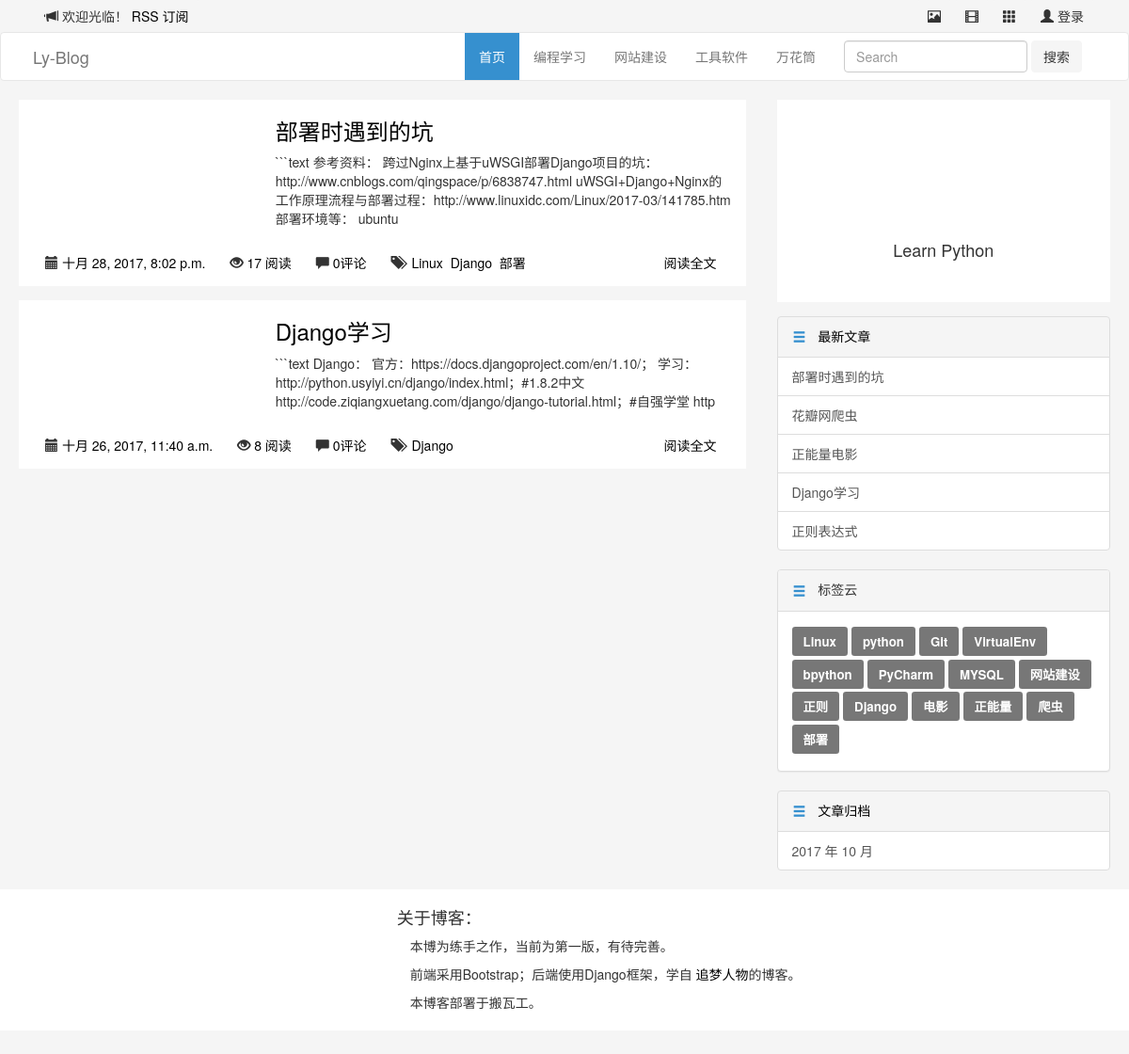
Page /tag/14/ on the committed database.
### blog/models.py (models this page shows, shortened)
@python_2_unicode_compatible
class Category(models.Model):
    name = models.CharField(max_length=100)

@python_2_unicode_compatible
class Article(models.Model):
    title = models.CharField(max_length=70)
    body = models.TextField()
    created_time = models.DateTimeField()
    modified_time = models.DateTimeField()
    excerpt = models.CharField(max_length=200, blank=True)
    category = models.ForeignKey(Category)
    tags = models.ManyToManyField(Tag, blank=True)
    author = models.ForeignKey(User)
    views = models.PositiveIntegerField(default=0)
    def get_absolute_url(self):
        return reverse('blog:detail', kwargs={'pk': self.pk})
    class Meta:
        ordering = ['-created_time']

@python_2_unicode_compatible
class Tag(models.Model):
    name = models.CharField(max_length=100)

### blog/views.py (the view)
# urls.py: url(r'^tag/(?P<pk>[0-9]+)/$', views.TagView.as_view(), name='tag'),
class TagView(IndexView):
    def get_queryset(self):
        tag = get_object_or_404(Tag, pk=self.kwargs.get('pk'))
        return super(TagView, self).get_queryset().filter(tags=tag)

### blog/templatetags/blog_tags.py (called while the page is built)
@register.simple_tag
def get_recent_articles(num=5):
    return Article.objects.all().order_by('-created_time')[:num]

@register.simple_tag
def archives():
    return Article.objects.dates('created_time', 'month', order='DESC')

@register.simple_tag
def get_categories():
    return Category.objects.annotate(num_articles=Count('article')).filter(num_articles__gt=0)

@register.simple_tag
def get_tags():
    return Tag.objects.annotate(num_articles=Count('article')).filter(num_articles__gt=0)

### blog/views.py (called while the page is built, shortened)
    def get_context_data(self, **kwargs):
        context = super().get_context_data(**kwargs)
        paginator = context.get('paginator')
        page = context.get('page_obj')
        is_paginated = context.get('is_paginated')
        pagination_data = self.pagination_data(paginator, page, is_paginated)
        context.update(pagination_data)
        return context

    def pagination_data(self, paginator, page, is_paginated):
        if not is_paginated:
            return {}

### templates/blog/index.html (shortened to what this page needs)
{% extends 'base.html' %}
{% block main %}
  <div class="row">
    {% for article in article_list %}
      <div class="col-xs-12 blog-default blog-height-3">
      <div class="row">
        <div class="col-sm-4">
        </div>
        <div class="col-sm-8">
          <h3 class="blog-head"><a href="{{ article.get_absolute_url }}">{{ article.title }}</a></h3>
          <p>{{ article.body|truncatechars:200 }}</p>
        </div>
        <div class="col-sm-12 blog-btn-1">
          <button type="button" class="btn btn-default blog-btn-2 pull-left">
            <span class="glyphicon glyphicon-calendar" aria-hidden="true"></span>
            <a href="{% url 'blog:archives' article.created_time.year article.created_time.month %}">{{ article.created_time }}</a>
          </button>
          <button type="button" class="btn btn-default blog-btn-2 pull-left">
            <span class="glyphicon glyphicon-eye-open" aria-hidden="true"></span>
            <a href="#">{{ article.views }} 阅读</a>
          </button>
          <button type="button" class="btn btn-default blog-btn-2 pull-left">
            <span class="glyphicon glyphicon-comment" aria-hidden="true"></span>
            <a href="{{ article.get_absolute_url }}">{{ article.comment_set.count }}评论</a>
          </button>
          <button type="button" class="btn btn-default blog-btn-2 pull-left">
            <span class="glyphicon glyphicon-tags" aria-hidden="true"></span>
            {% for tag in article.tags.all %}
              <a href="{% url 'blog:tag' tag.pk %}">&nbsp{{ tag.name }}</a>
            {% endfor %}
          </button>
          <button type="button" class="btn btn-default blog-btn-2 pull-right">
            <a href="{{ article.get_absolute_url }}">阅读全文</a>
          </button>
        </div>
      </div>
    </div>
    {% empty %}
      暂时还没有发布的文章！
    {% endfor %}
    <div class="col-xs-12 col-sm-8 col-sm-offset-4 ">
      <nav aria-label="Page navigation">
        <br>
      </nav>
    </div>
  </div>
{% endblock main %}

### templates/base.html (shortened to what this page needs)
{% load staticfiles %}
{% load blog_tags %}
<!DOCTYPE html>
<html lang="zh-CN">
  <head>
    <link href="https://cdn.bootcss.com/bootstrap/3.3.7/css/bootstrap.min.css" rel="stylesheet">
    <link rel="stylesheet" href="{% static 'blog/css/blog_base.css' %}">
    <link rel="stylesheet" href="{% static 'blog/css/highlights/vs.css' %}">
  </head>
  <body>
    <div class="container">
      <button type="button" class="btn btn-default pull-left">
        <span class="glyphicon glyphicon-bullhorn" aria-hidden="true"></span> 欢迎光临！
        <a href="{% url 'rss' %}">RSS 订阅</a>
      </button>
      <a href="#">
        <button type="button" class="btn btn-default pull-right">
          <span class="glyphicon glyphicon-user" aria-hidden="true"></span> 登录
        </button>
      </a>
      <a href="#">
        <button type="button" class="btn btn-default pull-right">
          <span class="glyphicon glyphicon-th" aria-hidden="true"></span>
        </button>
      </a>
      <a href="#">
        <button type="button" class="btn btn-default pull-right">
          <span class="glyphicon glyphicon-film" aria-hidden="true"></span>
        </button>
      </a>
      <a href="#">
        <button type="button" class="btn btn-default pull-right">
          <span class="glyphicon glyphicon-picture" aria-hidden="true"></span>
        </button>
      </a>
    </div>
    <nav class="navbar navbar-default">
      <div class="container">
        <div class="navbar-header">
          <a class="navbar-brand" href="{% url 'blog:index' %}">Ly-Blog</a>
        </div>
        <div class="collapse navbar-collapse" id="bs-example-navbar-collapse-1">
          <form class="navbar-form navbar-right" method="get" id="searchform" action="{% url 'haystack_search' %}">
            <div class="form-group">
              <input type="text" class="form-control" name="q" placeholder="Search">
            </div>
            <button type="submit" class="btn btn-default">搜索</button>
          </form>
          <ul class="nav navbar-nav navbar-right">
            <li class="active"><a href="{% url 'blog:index' %}">首页<span class="sr-only">(current)</span></a></li>
            {% get_categories as category_list %}
            {% for category in category_list %}
              <li>
                <a href="{% url 'blog:category' category.pk %}">
                  {{ category.name }}
                </a>
              </li>
            {% empty %}
              <li><a href="#">暂无分类</a></li>
            {% endfor %}
          </ul>
        </div>
      </div>
    </nav>
<div class="container">
  <div class="row">
    <div class="col-xs-12 col-sm-8">
      {% block main %}
      {% endblock main %}
    </div>
    <div class="col-xs-12 col-sm-4">
      <div class="row">
        <div class="col-sm-11 col-sm-offset-1 blog-height-2 blog-default">
          <div class="row">
            <div class="col-sm-12 blog-height-6" style="background:url(http://owgisv3lp.bkt.clouddn.com/blog/blog_00001.jpg) no-repeat center center;">
            </div>
            <div class="col-sm-12">
              <div class="row">
                <div class="text-center">
                </div>
              </div>
            </div>
            <div class="col-sm-12">
              <div class="row">
                <h4 class="text-center">Learn Python</h4>
              </div>
            </div>
          </div>
        </div>
        <div class="col-sm-11 col-sm-offset-1 blog-height-3">
          <div class="row">
            <div class="list-group">
              <a href="#" class="list-group-item active">
                <button type="button" class="btn btn-default">
                  <span class="glyphicon glyphicon-menu-hamburger" aria-hidden="true"></span>
                </button>
                &nbsp&nbsp最新文章
              </a>
              {% get_recent_articles as recent_article_list %}
              {% for article in recent_article_list %}
                <a href="{{ article.get_absolute_url }}" class="list-group-item">{{ article.title }}</a>
              {% empty %}
                暂无文章！
              {% endfor %}
            </div>
          </div>
        </div>
        <div class="col-sm-11 col-sm-offset-1 blog-height-3">
          <div class="row">
            <div class="panel panel-default">
              <div class="panel-heading">
                <button type="button" class="btn btn-default">
                  <span class="glyphicon glyphicon-menu-hamburger" aria-hidden="true"></span>
                </button>
                &nbsp&nbsp标签云
              </div>
              <div class="panel-body">
                {% get_tags as tag_list %}
                {% for tag in tag_list %}
                  <a href="{% url 'blog:tag' tag.pk %}"><span class="label label-default">{{ tag.name }}</span></a>
                {% empty %}
                暂无标签！
                {% endfor %}
              </div>
            </div>
          </div>
        </div>
        <div class="col-sm-11 col-sm-offset-1 blog-height-3">
          <div class="row">
            <div class="list-group">
              <a href="#" class="list-group-item active">
                <button type="button" class="btn btn-default">
                  <span class="glyphicon glyphicon-menu-hamburger" aria-hidden="true"></span>
                </button>
                &nbsp&nbsp文章归档
              </a>
              {% archives as date_list %}
              {% for date in date_list %}
                <a href="{% url 'blog:archives' date.year date.month %}" class="list-group-item">{{ date.year }} 年 {{ date.month }} 月</a>
              {% empty %}
              暂无归档！
              {% endfor %}
            </div>
          </div>
        </div>
      </div>
    </div>
  </div>
</div>
<div class="container-fluid">
  <div class="row">
    <div class="col-xs-12 blog-height-4 blog-default-2">
      <div class="container blog-padding-2">
        <div class="row">
          <div class="col-xs-12 col-sm-4"></div>
          <div class="col-xs-12 col-sm-8 ">
            <h4>关于博客：</h4>
            <p class="blog-p">本博为练手之作，当前为第一版，有待完善。</p>
            <p class="blog-p">前端采用Bootstrap；后端使用Django框架，学自
              <a href="http://zmrenwu.com/post/2/">追梦人物</a>的博客。
            </p>
            <p class="blog-p">本博客部署于搬瓦工。</p>
          </div>
        </div>
      </div>
    </div>
  </div>
</div>
  </body>
</html>

### blog/static/blog/css/blog_base.css (style rules this page uses)
body { background: #f5f5f5;  }
a { color: black; }
.navbar-default { background-color: white; }
.navbar-default .navbar-nav>.active>a { color: white; background-color: #3690cf; }
.list-group-item > .btn { padding: 0px 0px; color: #3690cf; background-color: transparent; border-color: transparent; margin-top: -2px; }
.list-group-item.active, .list-group-item.active:hover { background-color: #f5f5f5; border-color: #ddd; color: black; }
.panel-heading > .btn { padding: 0px 0px; color: #3690cf; background-color: transparent; border-color: transparent; margin-top: -2px; }
.blog-default { background: #fff; margin-bottom: 15px; }
.blog-default-2 { background: #fff; margin-bottom: 25px; }
.blog-height-2 { height: 215px; }
.blog-height-3 { height: auto; }
.blog-height-4 { height: 150px; }
.blog-height-6 { height: 120px; }
.blog-p { text-indent:1em; }
.blog-padding-2 { padding-top: 10px; }
.blog-btn-1 { margin-top: 10px; padding-bottom: 8px;  }
.blog-btn-1 > .blog-btn-2 { background-color: transparent; border-color: transparent; }
.btn-default { background-color: #f5f5f5; border-color: #f5f5f5; }
.container { padding-right: 20px; padding-left: 20px; }
.label { line-height: 262%; padding: 6px 12px; font-size: 95%; }

### rows in the picture
Category: name "编程学习"
Category: name "网站建设"
Category: name "工具软件"
Category: name "万花筒"
Article: title "部署时遇到的坑", body "```text 参考资料： 跨过Nginx上基于uWSGI部署Django项目的坑：http://www.cnblogs.com/qingspace/p/6838747.html uWSGI+Django+Nginx的工作原理流程与部署过程：http://www.linuxidc.com/Linux/2017-03/141785.htm 部署环境等： ubuntu", created_time "十月 28, 2017, 8:02 p.m.", views "17", comment_set.count "0"
Tag: name "Linux"
Tag: name "Django"
Tag: name "部署"
Article: title "Django学习", body "```text Django： 官方：https://docs.djangoproject.com/en/1.10/； 学习：http://python.usyiyi.cn/django/index.html；#1.8.2中文 http://code.ziqiangxuetang.com/django/django-tutorial.html；#自强学堂 http", created_time "十月 26, 2017, 11:40 a.m.", views "8", comment_set.count "0"
Article: title "花瓣网爬虫"
Article: title "正能量电影"
Article: title "正则表达式"
Tag: name "python"
Tag: name "Git"
Tag: name "VirtualEnv"
Tag: name "bpython"
Tag: name "PyCharm"
Tag: name "MYSQL"
Tag: name "网站建设"
Tag: name "正则"
Tag: name "电影"
Tag: name "正能量"
Tag: name "爬虫"

### other values in the picture
{{ date.year }} "2017"
{{ date.month }} "10"
